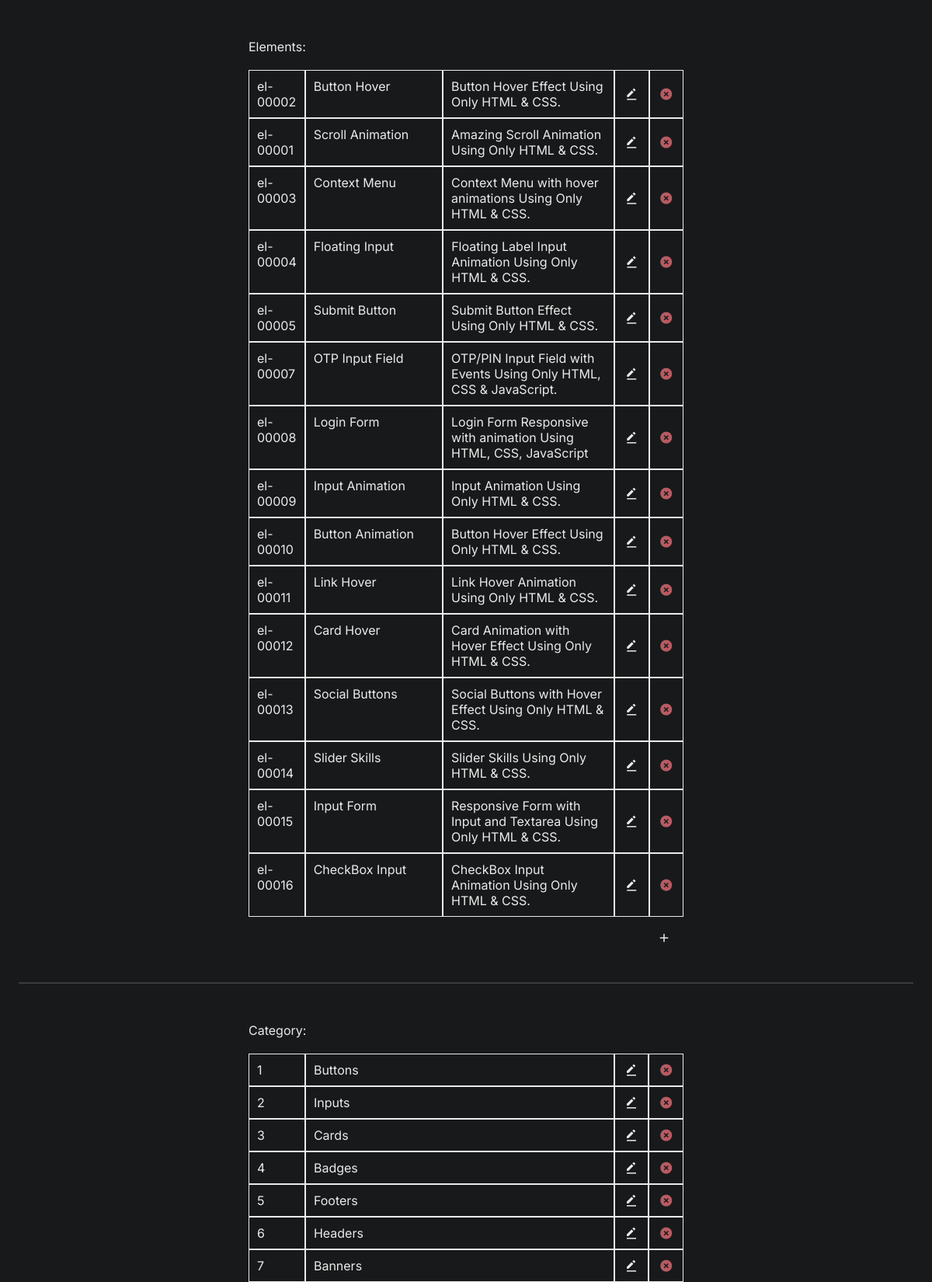
The app's page /admin.php (upper part) with its own data.
### tables this page shows
CREATE TABLE `tbl_elements` (
  `id` int(11) NOT NULL,
  `id_elem` mediumtext NOT NULL,
  `name_el` mediumtext NOT NULL,
  `description_el` mediumtext NOT NULL,
  `image_el` mediumtext NOT NULL,
  `category_id` int(11) NOT NULL,
  `preview_el` int(11) NOT NULL,
  `preview_size` mediumtext NOT NULL,
  `html_text` longtext NOT NULL,
  `css_text` longtext NOT NULL,
  `javascript_text` longtext NOT NULL
);

CREATE TABLE `tbl_category` (
  `id` int(11) NOT NULL,
  `name_category` mediumtext NOT NULL,
  `image_path` mediumtext NOT NULL,
  `link_path` mediumtext NOT NULL
);

### admin.php (the view, shortened to what this page needs)
<!DOCTYPE html>
<html>
<head>
  <link rel="stylesheet" href="./style.css">
  <link rel="stylesheet" href="./header.css">
  <link rel="stylesheet" href="https://cdnjs.cloudflare.com/ajax/libs/highlight.js/11.4.0/styles/atom-one-dark.min.css">
  <link href='https://unpkg.com/boxicons@2.1.1/css/boxicons.min.css' rel='stylesheet'>
</head>
<body style='background-color: var(--body-color); color: var(--text-color);'>
<div id="content">
  <div style='height: 100vh; width: 100vw; overflow: scroll; position: fixed; top: 0; left: 0;'>
  <div style='width: 600px; margin: 10px auto; padding: 20px;'>
    <br>Elements:<br><br>
    <?php
      include 'PHPFunctions/config.php';
      $tabella = 'tbl_elements';
      $mysqli = new mysqli($host, $username_db, $password_db, $db_name) or die("Unable to connect");
      $mysqli->select_db($db_name) or die("Unable to select database");
      mysqli_set_charset($mysqli, "utf8");
      $query = "SELECT id, id_elem, name_el, description_el, image_el, category_id, preview_el, preview_size, HTML_text, CSS_text, JavaScript_text FROM $tabella ";
      if ($result = $mysqli->query($query)) {
        while ($row = $result->fetch_assoc()) {
          $id = $row["id"];
          $name_el = $row["name_el"];
          $id_elem = $row["id_elem"];
          $description_el = $row["description_el"];
      ?>
          <div style='display: flex;'>
            <a style='color: var(--text-color); width: 80px; padding: 10px; border: 1px solid var(--text-color);'><?php echo $id_elem ?></a>
            <a style='width: 200px; padding: 10px; border: 1px solid var(--text-color);'><?php echo $name_el ?></a>
            <a style='width: 250px; padding: 10px; border: 1px solid var(--text-color);'><?php echo $description_el ?></a>
            <a style='width: 50px; padding: 2px; border: 1px solid var(--text-color); display: flex; align-items: center; justify-content: center;'><i onclick='document.querySelector(".editElement").style.display = null; readElement("<?php echo $id ?>");' class='bx bxs-edit-alt material-icon-button' style='font-size: 18px;'></i></a>
            <a style='width: 50px; padding: 2px; border: 1px solid var(--text-color); display: flex; align-items: center; justify-content: center;'><i onclick='deleteItem(this, "<?php echo $id ?>", "tbl_elements");' class='bx bxs-x-circle material-icon-button' style='font-size: 18px; color: rgb(224, 108, 117, .8);'></i></a>
          </div>
      <?php
        }
      }
    ?>
      <p style='text-align: right; margin: 10px 8px;'><i onclick='document.querySelector(".editElement").style.display = null; readElement(0);' class='bx bx-plus material-icon-button' style='font-size: 18px;'></i></p>
    </div>
    <hr style='width: 96%; height: 1px; background-color: var(--text-color); opacity: .2; margin: 0 2%;'>
    <div style='width: 600px; margin: 10px auto; padding: 20px;'>
    <br>Category:<br><br>
    <?php
      include 'PHPFunctions/config.php';
      $tabella = 'tbl_category';
      $mysqli = new mysqli($host, $username_db, $password_db, $db_name) or die("Unable to connect");
      $mysqli->select_db($db_name) or die("Unable to select database");
      mysqli_set_charset($mysqli, "utf8");
      $query = "SELECT id, name_category FROM $tabella ";
      if ($result = $mysqli->query($query)) {
        while ($row = $result->fetch_assoc()) {
          $id = $row["id"];
          $name_category = $row["name_category"];
      ?>
          <div style='display: flex;'>
            <a style='color: var(--text-color); width: 80px; padding: 10px; border: 1px solid var(--text-color);'><?php echo $id ?></a>
            <a style='width: 450px; padding: 10px; border: 1px solid var(--text-color);'><?php echo $name_category ?></a>
            <a style='width: 50px; padding: 2px; border: 1px solid var(--text-color); display: flex; align-items: center; justify-content: center;'><i onclick='document.querySelector(".editCategory").style.display = null; readCategory(<?php echo $id ?>);' class='bx bxs-edit-alt material-icon-button' style='font-size: 18px;'></i></a>
            <a style='width: 50px; padding: 2px; border: 1px solid var(--text-color); display: flex; align-items: center; justify-content: center;'><i onclick='deleteItem(this, "<?php echo $id ?>", "tbl_category");' class='bx bxs-x-circle material-icon-button' style='font-size: 18px; color: rgb(224, 108, 117, .8);'></i></a>
          </div>
      <?php
        }
      }
    ?>
    </div>
    </div>
 </div>
</body>
</html>

### style.css (style rules this page uses)
* { margin: 0; padding: 0; box-sizing: border-box; font-family: 'Inter', sans-serif; -webkit-tap-highlight-color: rgba(255, 255, 255, 0); -webkit-tap-highlight-color: transparent; }
.material-icon-button { font-size: 28px; padding: 8px; border-radius: 900px; transition: .3s ease; cursor: pointer; user-select: none; color: var(--text-color); }

### header.css (style rules this page uses)
:root { --tran-03: all 0.2s ease; --tran-03: all 0.3s ease; --tran-04: all 0.3s ease; --tran-05: all 0.3s ease; }
body { --body-color: #18191a; --sidebar-color: #242526; --primary-color: #3a3b3c; --primary-color-light: #3a3b3c; --toggle-color: #fff; --text-color: rgb(235, 235, 235); }

### records on screen
tbl_elements: id_elem "el-00002", name_el "Button Hover", description_el "Button Hover Effect Using Only HTML & CSS."
tbl_elements: id_elem "el-00001", name_el "Scroll Animation", description_el "Amazing Scroll Animation Using Only HTML & CSS."
tbl_elements: id_elem "el-00003", name_el "Context Menu", description_el "Context Menu with hover animations Using Only HTML & CSS."
tbl_elements: id_elem "el-00004", name_el "Floating Input", description_el "Floating Label Input Animation Using Only HTML & CSS."
tbl_elements: id_elem "el-00005", name_el "Submit Button", description_el "Submit Button Effect Using Only HTML & CSS."
tbl_elements: id_elem "el-00007", name_el "OTP Input Field", description_el "OTP/PIN Input Field with Events Using Only HTML, CSS & JavaScript."
tbl_elements: id_elem "el-00008", name_el "Login Form", description_el "Login Form Responsive with animation Using HTML, CSS, JavaScript"
tbl_elements: id_elem "el-00009", name_el "Input Animation", description_el "Input Animation Using Only HTML & CSS."
tbl_elements: id_elem "el-00010", name_el "Button Animation", description_el "Button Hover Effect Using Only HTML & CSS."
tbl_elements: id_elem "el-00011", name_el "Link Hover", description_el "Link Hover Animation Using Only HTML & CSS."
tbl_elements: id_elem "el-00012", name_el "Card Hover", description_el "Card Animation with Hover Effect Using Only HTML & CSS."
tbl_elements: id_elem "el-00013", name_el "Social Buttons", description_el "Social Buttons with Hover Effect Using Only HTML & CSS."
tbl_elements: id_elem "el-00014", name_el "Slider Skills", description_el "Slider Skills Using Only HTML & CSS."
tbl_elements: id_elem "el-00015", name_el "Input Form", description_el "Responsive Form with Input and Textarea Using Only HTML & CSS."
tbl_elements: id_elem "el-00016", name_el "CheckBox Input", description_el "CheckBox Input Animation Using Only HTML & CSS."
tbl_category: id "1", name_category "Buttons"
tbl_category: id "2", name_category "Inputs"
tbl_category: id "3", name_category "Cards"
tbl_category: id "4", name_category "Badges"
tbl_category: id "5", name_category "Footers"
tbl_category: id "6", name_category "Headers"
tbl_category: id "7", name_category "Banners"
